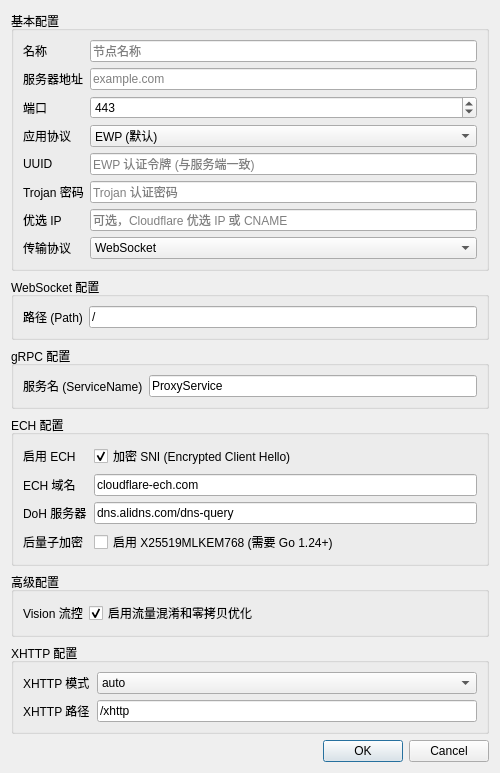
<?xml version="1.0" encoding="UTF-8"?>
<ui version="4.0">
 <class>EditNodeDialog</class>
 <widget class="QDialog" name="EditNodeDialog">
  <property name="geometry">
   <rect>
    <x>0</x>
    <y>0</y>
    <width>500</width>
    <height>550</height>
   </rect>
  </property>
  <property name="windowTitle">
   <string>编辑节点</string>
  </property>
  <layout class="QVBoxLayout" name="mainLayout">
   <!-- 基本配置 -->
   <item>
    <widget class="QGroupBox" name="basicGroup">
     <property name="title">
      <string>基本配置</string>
     </property>
     <layout class="QFormLayout" name="basicLayout">
      <item row="0" column="0">
       <widget class="QLabel" name="labelName">
        <property name="text">
         <string>名称</string>
        </property>
       </widget>
      </item>
      <item row="0" column="1">
       <widget class="QLineEdit" name="editName">
        <property name="placeholderText">
         <string>节点名称</string>
        </property>
       </widget>
      </item>
      <item row="1" column="0">
       <widget class="QLabel" name="labelAddress">
        <property name="text">
         <string>服务器地址</string>
        </property>
       </widget>
      </item>
      <item row="1" column="1">
       <widget class="QLineEdit" name="editAddress">
        <property name="placeholderText">
         <string>example.com</string>
        </property>
       </widget>
      </item>
      <item row="2" column="0">
       <widget class="QLabel" name="labelPort">
        <property name="text">
         <string>端口</string>
        </property>
       </widget>
      </item>
      <item row="2" column="1">
       <widget class="QSpinBox" name="spinPort">
        <property name="minimum">
         <number>1</number>
        </property>
        <property name="maximum">
         <number>65535</number>
        </property>
        <property name="value">
         <number>443</number>
        </property>
       </widget>
      </item>
      <item row="3" column="0">
       <widget class="QLabel" name="labelProtocol">
        <property name="text">
         <string>应用协议</string>
        </property>
       </widget>
      </item>
      <item row="3" column="1">
       <widget class="QComboBox" name="comboProtocol">
        <item>
         <property name="text">
          <string>EWP (默认)</string>
         </property>
        </item>
        <item>
         <property name="text">
          <string>Trojan</string>
         </property>
        </item>
       </widget>
      </item>
      <item row="4" column="0">
       <widget class="QLabel" name="labelUUID">
        <property name="text">
         <string>UUID</string>
        </property>
       </widget>
      </item>
      <item row="4" column="1">
       <widget class="QLineEdit" name="editUUID">
        <property name="placeholderText">
         <string>EWP 认证令牌 (与服务端一致)</string>
        </property>
       </widget>
      </item>
      <item row="5" column="0">
       <widget class="QLabel" name="labelTrojanPassword">
        <property name="text">
         <string>Trojan 密码</string>
        </property>
       </widget>
      </item>
      <item row="5" column="1">
       <widget class="QLineEdit" name="editTrojanPassword">
        <property name="placeholderText">
         <string>Trojan 认证密码</string>
        </property>
        <property name="echoMode">
         <enum>QLineEdit::Password</enum>
        </property>
       </widget>
      </item>
      <item row="6" column="0">
       <widget class="QLabel" name="labelServerIP">
        <property name="text">
         <string>优选 IP</string>
        </property>
       </widget>
      </item>
      <item row="6" column="1">
       <widget class="QLineEdit" name="editServerIP">
        <property name="placeholderText">
         <string>可选，Cloudflare 优选 IP 或 CNAME</string>
        </property>
       </widget>
      </item>
      <item row="7" column="0">
       <widget class="QLabel" name="labelTransport">
        <property name="text">
         <string>传输协议</string>
        </property>
       </widget>
      </item>
      <item row="7" column="1">
       <widget class="QComboBox" name="comboTransport">
        <item>
         <property name="text">
          <string>WebSocket</string>
         </property>
        </item>
        <item>
         <property name="text">
          <string>gRPC</string>
         </property>
        </item>
        <item>
         <property name="text">
          <string>XHTTP</string>
         </property>
        </item>
       </widget>
      </item>
     </layout>
    </widget>
   </item>
   <!-- WebSocket 配置 -->
   <item>
    <widget class="QGroupBox" name="wsGroup">
     <property name="title">
      <string>WebSocket 配置</string>
     </property>
     <layout class="QFormLayout" name="wsLayout">
      <item row="0" column="0">
       <widget class="QLabel" name="labelWsPath">
        <property name="text">
         <string>路径 (Path)</string>
        </property>
       </widget>
      </item>
      <item row="0" column="1">
       <widget class="QLineEdit" name="editWsPath">
        <property name="text">
         <string>/</string>
        </property>
        <property name="placeholderText">
         <string>例如: /ws-path 或 /uuid</string>
        </property>
       </widget>
      </item>
     </layout>
    </widget>
   </item>
   <!-- gRPC 配置 -->
   <item>
    <widget class="QGroupBox" name="grpcGroup">
     <property name="title">
      <string>gRPC 配置</string>
     </property>
     <layout class="QFormLayout" name="grpcLayout">
      <item row="0" column="0">
       <widget class="QLabel" name="labelGrpcService">
        <property name="text">
         <string>服务名 (ServiceName)</string>
        </property>
       </widget>
      </item>
      <item row="0" column="1">
       <widget class="QLineEdit" name="editGrpcService">
        <property name="text">
         <string>ProxyService</string>
        </property>
        <property name="placeholderText">
         <string>与服务端 GRPC_SERVICE 环境变量对应</string>
        </property>
       </widget>
      </item>
     </layout>
    </widget>
   </item>
   <!-- ECH 配置 -->
   <item>
    <widget class="QGroupBox" name="echGroup">
     <property name="title">
      <string>ECH 配置</string>
     </property>
     <layout class="QFormLayout" name="echLayout">
      <item row="0" column="0">
       <widget class="QLabel" name="labelEnableECH">
        <property name="text">
         <string>启用 ECH</string>
        </property>
       </widget>
      </item>
      <item row="0" column="1">
       <widget class="QCheckBox" name="checkEnableECH">
        <property name="text">
         <string>加密 SNI (Encrypted Client Hello)</string>
        </property>
        <property name="checked">
         <bool>true</bool>
        </property>
       </widget>
      </item>
      <item row="1" column="0">
       <widget class="QLabel" name="labelECHDomain">
        <property name="text">
         <string>ECH 域名</string>
        </property>
       </widget>
      </item>
      <item row="1" column="1">
       <widget class="QLineEdit" name="editECHDomain">
        <property name="text">
         <string>cloudflare-ech.com</string>
        </property>
       </widget>
      </item>
      <item row="2" column="0">
       <widget class="QLabel" name="labelDNS">
        <property name="text">
         <string>DoH 服务器</string>
        </property>
       </widget>
      </item>
      <item row="2" column="1">
       <widget class="QLineEdit" name="editDNS">
        <property name="text">
         <string>dns.alidns.com/dns-query</string>
        </property>
       </widget>
      </item>
      <item row="3" column="0">
       <widget class="QLabel" name="labelPQC">
        <property name="text">
         <string>后量子加密</string>
        </property>
       </widget>
      </item>
      <item row="3" column="1">
       <widget class="QCheckBox" name="checkEnablePQC">
        <property name="text">
         <string>启用 X25519MLKEM768 (需要 Go 1.24+)</string>
        </property>
        <property name="checked">
         <bool>false</bool>
        </property>
       </widget>
      </item>
     </layout>
    </widget>
   </item>
   <!-- 高级配置 -->
   <item>
    <widget class="QGroupBox" name="advancedGroup">
     <property name="title">
      <string>高级配置</string>
     </property>
     <layout class="QFormLayout" name="advancedLayout">
      <item row="0" column="0">
       <widget class="QLabel" name="labelFlow">
        <property name="text">
         <string>Vision 流控</string>
        </property>
       </widget>
      </item>
      <item row="0" column="1">
       <widget class="QCheckBox" name="checkEnableFlow">
        <property name="text">
         <string>启用流量混淆和零拷贝优化</string>
        </property>
        <property name="checked">
         <bool>true</bool>
        </property>
       </widget>
      </item>
     </layout>
    </widget>
   </item>
   <!-- XHTTP 配置 -->
   <item>
    <widget class="QGroupBox" name="xhttpGroup">
     <property name="title">
      <string>XHTTP 配置</string>
     </property>
     <layout class="QFormLayout" name="xhttpLayout">
      <item row="0" column="0">
       <widget class="QLabel" name="labelXHTTPMode">
        <property name="text">
         <string>XHTTP 模式</string>
        </property>
       </widget>
      </item>
      <item row="0" column="1">
       <widget class="QComboBox" name="comboXHTTPMode">
        <item>
         <property name="text">
          <string>auto</string>
         </property>
        </item>
        <item>
         <property name="text">
          <string>stream-one (双向流)</string>
         </property>
        </item>
        <item>
         <property name="text">
          <string>stream-down (分离上下行)</string>
         </property>
        </item>
       </widget>
      </item>
      <item row="1" column="0">
       <widget class="QLabel" name="labelXHTTPPath">
        <property name="text">
         <string>XHTTP 路径</string>
        </property>
       </widget>
      </item>
      <item row="1" column="1">
       <widget class="QLineEdit" name="editXHTTPPath">
        <property name="text">
         <string>/xhttp</string>
        </property>
       </widget>
      </item>
     </layout>
    </widget>
   </item>
   <!-- 弹性空间 -->
   <item>
    <spacer name="verticalSpacer">
     <property name="orientation">
      <enum>Qt::Vertical</enum>
     </property>
     <property name="sizeHint" stdset="0">
      <size>
       <width>20</width>
       <height>20</height>
      </size>
     </property>
    </spacer>
   </item>
   <!-- 按钮 -->
   <item>
    <widget class="QDialogButtonBox" name="buttonBox">
     <property name="orientation">
      <enum>Qt::Horizontal</enum>
     </property>
     <property name="standardButtons">
      <set>QDialogButtonBox::Cancel|QDialogButtonBox::Ok</set>
     </property>
    </widget>
   </item>
  </layout>
 </widget>
 <resources/>
 <connections>
  <connection>
   <sender>buttonBox</sender>
   <signal>accepted()</signal>
   <receiver>EditNodeDialog</receiver>
   <slot>accept()</slot>
  </connection>
  <connection>
   <sender>buttonBox</sender>
   <signal>rejected()</signal>
   <receiver>EditNodeDialog</receiver>
   <slot>reject()</slot>
  </connection>
 </connections>
</ui>
